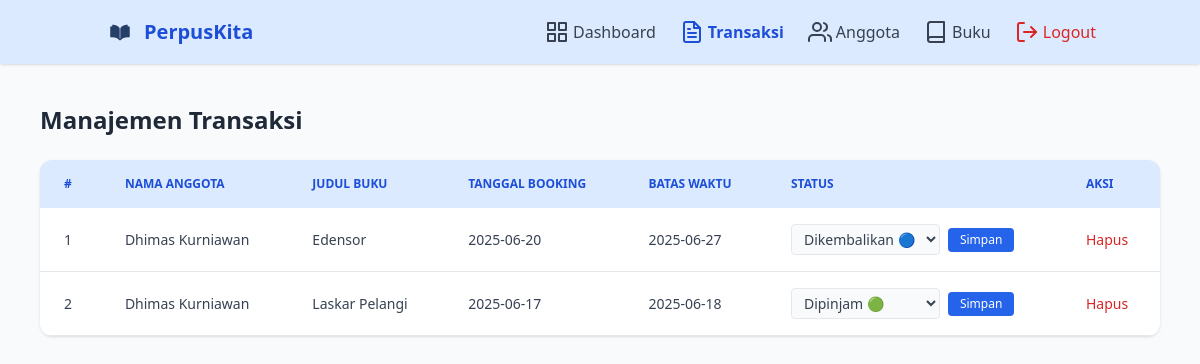
Page /perpuskita/transaksi_admin.php (signed in) on the committed database.
### tables this page shows
CREATE TABLE `transaksi` (
  `id_transaksi` varchar(20) NOT NULL,
  `id_pengguna` varchar(10) DEFAULT NULL,
  `id_buku` varchar(10) DEFAULT NULL,
  `tanggal_booking` date DEFAULT NULL,
  `batas_waktu` date DEFAULT NULL,
  `status` enum('menunggu','dipinjam','dikembalikan','dibatalkan') DEFAULT NULL
);

CREATE TABLE `pengguna` (
  `id_pengguna` varchar(10) NOT NULL,
  `nama_lengkap` varchar(100) DEFAULT NULL,
  `email` varchar(100) DEFAULT NULL,
  `password` varchar(255) DEFAULT NULL,
  `telepon` varchar(20) DEFAULT NULL,
  `alamat` text DEFAULT NULL,
  `tanggal_daftar` date DEFAULT NULL,
  `tanggal_berakhir` date DEFAULT NULL,
  `role` enum('admin','anggota') DEFAULT 'anggota'
);

CREATE TABLE `buku` (
  `id_buku` varchar(10) NOT NULL,
  `judul` varchar(150) NOT NULL,
  `penulis` varchar(100) DEFAULT NULL,
  `penerbit` varchar(100) DEFAULT NULL,
  `kategori` varchar(255) DEFAULT NULL,
  `stok` int(11) DEFAULT 0,
  `gambar` varchar(255) DEFAULT NULL,
  `deskripsi` text DEFAULT NULL
);

### perpuskita/transaksi_admin.php (the view, shortened to what this page needs)
<?php
include 'koneksi.php';
$query = $conn->query("SELECT
    t.id_transaksi, t.tanggal_booking, t.batas_waktu, t.status,
    p.nama_lengkap, b.judul
  FROM transaksi t
  JOIN pengguna p ON t.id_pengguna = p.id_pengguna
  JOIN buku b ON t.id_buku = b.id_buku
  ORDER BY t.tanggal_booking DESC");
?>
<!DOCTYPE html>
<html lang="id">
<head>
  <script src="https://cdn.tailwindcss.com"></script>
</head>
<body class="min-h-screen bg-gray-50 text-gray-800">
<header class="bg-blue-100 shadow">
  <div class="container mx-auto px-4 py-4 flex justify-between items-center">
    <div class="flex items-center gap-2">
      <img src="logo.png" alt="Logo" class="w-8 h-8">
      <span class="text-xl font-semibold text-blue-700">PerpusKita</span>
    </div>
    <nav class="flex gap-6 items-center">
      <a href="dashboard_admin.php" class="flex items-center gap-1 text-gray-700 hover:text-blue-700">
        <i data-feather="grid"></i> Dashboard
      </a>
      <a href="transaksi_admin.php" class="flex items-center gap-1 text-blue-700 font-semibold">
        <i data-feather="file-text"></i> Transaksi
      </a>
      <a href="anggota_admin.php" class="flex items-center gap-1 text-gray-700 hover:text-blue-700">
        <i data-feather="users"></i> Anggota
      </a>
      <a href="buku_admin.php" class="flex items-center gap-1 text-gray-700 hover:text-blue-700">
        <i data-feather="book"></i> Buku
      </a>
      <a href="logout.php" class="flex items-center gap-1 text-red-600 hover:underline">
        <i data-feather="log-out"></i> Logout
      </a>
    </nav>
  </div>
</header>
<main class="max-w-6xl mx-auto mt-10 px-4">
  <h2 class="text-2xl font-bold text-gray-800 mb-6">Manajemen Transaksi</h2>
  <div class="overflow-x-auto bg-white shadow rounded-xl">
    <table class="min-w-full text-sm text-left">
      <thead class="bg-blue-100 text-blue-700 uppercase text-xs font-semibold">
        <tr>
          <th class="px-6 py-4">#</th>
          <th class="px-6 py-4">Nama Anggota</th>
          <th class="px-6 py-4">Judul Buku</th>
          <th class="px-6 py-4">Tanggal Booking</th>
          <th class="px-6 py-4">Batas Waktu</th>
          <th class="px-6 py-4">Status</th>
          <th class="px-6 py-4">Aksi</th>
        </tr>
      </thead>
      <tbody class="text-gray-700">
        <?php $no = 1; while ($row = $query->fetch_assoc()): ?>
        <tr class="border-b">
          <td class="px-6 py-4"><?= $no++ ?></td>
          <td class="px-6 py-4"><?= htmlspecialchars($row['nama_lengkap']) ?></td>
          <td class="px-6 py-4"><?= htmlspecialchars($row['judul']) ?></td>
          <td class="px-6 py-4"><?= $row['tanggal_booking'] ?></td>
          <td class="px-6 py-4"><?= $row['batas_waktu'] ?></td>
          <td class="px-6 py-4">
            <form action="ubah_status.php" method="post" class="flex items-center gap-2">
              <select name="status" class="border text-sm rounded px-2 py-1 bg-gray-50">
                <option value="dipinjam" <?= $row['status'] === 'dipinjam' ? 'selected' : '' ?>>Dipinjam 🟢</option>
                <option value="dikembalikan" <?= $row['status'] === 'dikembalikan' ? 'selected' : '' ?>>Dikembalikan 🔵</option>
              </select>
              <button type="submit" class="bg-blue-600 text-white px-3 py-1 text-xs rounded hover:bg-blue-700">Simpan</button>
            </form>
          </td>
          <td class="px-6 py-4 text-sm text-red-600">
            <form method="post" action="hapus_transaksi.php" onsubmit="return confirm('Yakin ingin menghapus transaksi ini?')">
              <button type="submit" class="hover:underline">Hapus</button>
            </form>
          </td>
        </tr>
        <?php endwhile; ?>
      </tbody>
    </table>
  </div>
</main>
</body>
</html>

### rows in the picture
transaksi: id_pengguna.nama_lengkap "Dhimas Kurniawan", id_buku.judul "Edensor", tanggal_booking "2025-06-20", batas_waktu "2025-06-27", status "Dikembalikan 🔵"
transaksi: id_pengguna.nama_lengkap "Dhimas Kurniawan", id_buku.judul "Laskar Pelangi", tanggal_booking "2025-06-17", batas_waktu "2025-06-18", status "Dipinjam 🟢"
